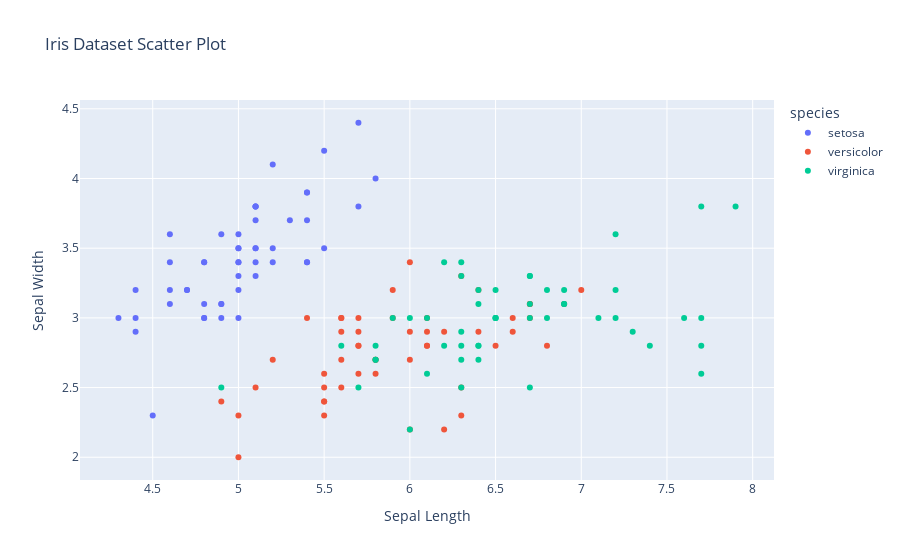

This figure's notebook cell:
### Code cell
import plotly.express as px

fig = px.scatter(df_iris, x='sepal_length', y='sepal_width', color='species',
                 title='Iris Dataset Scatter Plot', labels={'sepal_length': 'Sepal Length', 'sepal_width': 'Sepal Width'})

# Show the plot
fig.show()
fig.write_html("px.html")

### Figure 1 — Plotly figure (JSON) as saved in the notebook; plotly's stock layout.template omitted (floating-point values rounded to 4 significant figures)
{"data": [{"hovertemplate": "species=setosa<br>Sepal Length=%{x}<br>Sepal Width=%{y}<extra></extra>", "legendgroup": "setosa", "marker": {"color": "#636efa", "symbol": "circle"}, "mode": "markers", "name": "setosa", "orientation": "v", "showlegend": true, "type": "scatter", "x": [5.1, 4.9, 4.7, 4.6, 5, 5.4, 4.6, 5, 4.4, 4.9, 5.4, 4.8, 4.8, 4.3, 5.8, 5.7, 5.4, 5.1, 5.7, 5.1, 5.4, 5.1, 4.6, 5.1, 4.8, 5, 5, 5.2, 5.2, 4.7, 4.8, 5.4, 5.2, 5.5, 4.9, 5, 5.5, 4.9, 4.4, 5.1, 5, 4.5, 4.4, 5, 5.1, 4.8, 5.1, 4.6, 5.3, 5], "xaxis": "x", "y": [3.5, 3, 3.2, 3.1, 3.6, 3.9, 3.4, 3.4, 2.9, 3.1, 3.7, 3.4, 3, 3, 4, 4.4, 3.9, 3.5, 3.8, 3.8, 3.4, 3.7, 3.6, 3.3, 3.4, 3, 3.4, 3.5, 3.4, 3.2, 3.1, 3.4, 4.1, 4.2, 3.1, 3.2, 3.5, 3.6, 3, 3.4, 3.5, 2.3, 3.2, 3.5, 3.8, 3, 3.8, 3.2, 3.7, 3.3], "yaxis": "y"}, {"hovertemplate": "species=versicolor<br>Sepal Length=%{x}<br>Sepal Width=%{y}<extra></extra>", "legendgroup": "versicolor", "marker": {"color": "#EF553B", "symbol": "circle"}, "mode": "markers", "name": "versicolor", "orientation": "v", "showlegend": true, "type": "scatter", "x": [7, 6.4, 6.9, 5.5, 6.5, 5.7, 6.3, 4.9, 6.6, 5.2, 5, 5.9, 6, 6.1, 5.6, 6.7, 5.6, 5.8, 6.2, 5.6, 5.9, 6.1, 6.3, 6.1, 6.4, 6.6, 6.8, 6.7, 6, 5.7, 5.5, 5.5, 5.8, 6, 5.4, 6, 6.7, 6.3, 5.6, 5.5, 5.5, 6.1, 5.8, 5, 5.6, 5.7, 5.7, 6.2, 5.1, 5.7], "xaxis": "x", "y": [3.2, 3.2, 3.1, 2.3, 2.8, 2.8, 3.3, 2.4, 2.9, 2.7, 2, 3, 2.2, 2.9, 2.9, 3.1, 3, 2.7, 2.2, 2.5, 3.2, 2.8, 2.5, 2.8, 2.9, 3, 2.8, 3, 2.9, 2.6, 2.4, 2.4, 2.7, 2.7, 3, 3.4, 3.1, 2.3, 3, 2.5, 2.6, 3, 2.6, 2.3, 2.7, 3, 2.9, 2.9, 2.5, 2.8], "yaxis": "y"}, {"hovertemplate": "species=virginica<br>Sepal Length=%{x}<br>Sepal Width=%{y}<extra></extra>", "legendgroup": "virginica", "marker": {"color": "#00cc96", "symbol": "circle"}, "mode": "markers", "name": "virginica", "orientation": "v", "showlegend": true, "type": "scatter", "x": [6.3, 5.8, 7.1, 6.3, 6.5, 7.6, 4.9, 7.3, 6.7, 7.2, 6.5, 6.4, 6.8, 5.7, 5.8, 6.4, 6.5, 7.7, 7.7, 6, 6.9, 5.6, 7.7, 6.3, 6.7, 7.2, 6.2, 6.1, 6.4, 7.2, 7.4, 7.9, 6.4, 6.3, 6.1, 7.7, 6.3, 6.4, 6, 6.9, 6.7, 6.9, 5.8, 6.8, 6.7, 6.7, 6.3, 6.5, 6.2, 5.9], "xaxis": "x", "y": [3.3, 2.7, 3, 2.9, 3, 3, 2.5, 2.9, 2.5, 3.6, 3.2, 2.7, 3, 2.5, 2.8, 3.2, 3, 3.8, 2.6, 2.2, 3.2, 2.8, 2.8, 2.7, 3.3, 3.2, 2.8, 3, 2.8, 3, 2.8, 3.8, 2.8, 2.8, 2.6, 3, 3.4, 3.1, 3, 3.1, 3.1, 3.1, 2.7, 3.2, 3.3, 3, 2.5, 3, 3.4, 3], "yaxis": "y"}], "layout": {"legend": {"title": {"text": "species"}, "tracegroupgap": 0}, "title": {"text": "Iris Dataset Scatter Plot"}, "xaxis": {"anchor": "y", "domain": [0, 1], "title": {"text": "Sepal Length"}}, "yaxis": {"anchor": "x", "domain": [0, 1], "title": {"text": "Sepal Width"}}}}
